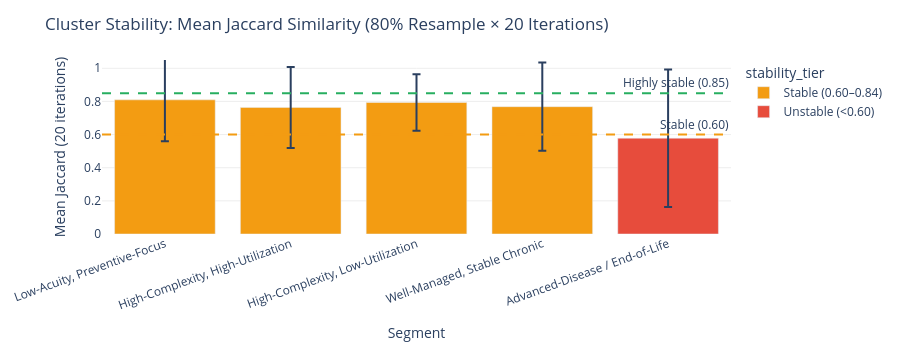

Here is the notebook cell this chart was saved with:
### Code cell
# Stability bar chart
stab_df = km_stability if comparison.chosen == 'kmeans' else gmm_stability
if 'segment_name' in chosen_profile.columns:
    stab_df = stab_df.merge(chosen_profile[['cluster', 'segment_name']], on='cluster', how='left')
    x_col = 'segment_name'
else:
    x_col = 'cluster'

fig_stab = px.bar(
    stab_df, x=x_col, y='mean_jaccard',
    error_y='std_jaccard',
    color='stability_tier',
    color_discrete_map={
        'Highly stable (≥0.85)': '#27ae60',
        'Stable (0.60–0.84)': '#f39c12',
        'Unstable (<0.60)': '#e74c3c',
    },
    labels={x_col: 'Segment', 'mean_jaccard': 'Mean Jaccard (20 iterations)'},
    title='Cluster Stability: Mean Jaccard Similarity (80% Resample × 20 Iterations)',
    height=350,
)
fig_stab.add_hline(y=0.85, line_dash='dash', line_color='#27ae60',
                    annotation_text='Highly stable (0.85)')
fig_stab.add_hline(y=0.60, line_dash='dash', line_color='#f39c12',
                    annotation_text='Stable (0.60)')
fig_stab.update_layout(plot_bgcolor='white', margin={'t': 60, 'b': 80},
                        xaxis_tickangle=-20)
fig_stab.update_yaxes(range=[0, 1.05], gridcolor='#eee')
fig_stab.show()
fig_stab.write_image('../briefing/figures/stability.png', width=900, height=380, scale=2)

### Figure 1 — Plotly figure (JSON) as saved in the notebook; plotly's stock layout.template omitted (floating-point values rounded to 4 significant figures)
{"data": [{"error_y": {"array": [0.2496, 0.2445, 0.1706, 0.2666]}, "hovertemplate": "stability_tier=Stable (0.60–0.84)<br>Segment=%{x}<br>Mean Jaccard (20 iterations)=%{y}<extra></extra>", "legendgroup": "Stable (0.60–0.84)", "marker": {"color": "#f39c12", "pattern": {"shape": ""}}, "name": "Stable (0.60–0.84)", "orientation": "v", "showlegend": true, "textposition": "auto", "type": "bar", "x": ["Low-Acuity, Preventive-Focus", "High-Complexity, High-Utilization", "High-Complexity, Low-Utilization", "Well-Managed, Stable Chronic"], "xaxis": "x", "y": [0.8094, 0.7638, 0.7935, 0.7683], "yaxis": "y"}, {"error_y": {"array": [0.4151]}, "hovertemplate": "stability_tier=Unstable (<0.60)<br>Segment=%{x}<br>Mean Jaccard (20 iterations)=%{y}<extra></extra>", "legendgroup": "Unstable (<0.60)", "marker": {"color": "#e74c3c", "pattern": {"shape": ""}}, "name": "Unstable (<0.60)", "orientation": "v", "showlegend": true, "textposition": "auto", "type": "bar", "x": ["Advanced-Disease / End-of-Life"], "xaxis": "x", "y": [0.5782], "yaxis": "y"}], "layout": {"annotations": [{"showarrow": false, "text": "Highly stable (0.85)", "x": 1, "xanchor": "right", "xref": "x domain", "y": 0.85, "yanchor": "bottom", "yref": "y"}, {"showarrow": false, "text": "Stable (0.60)", "x": 1, "xanchor": "right", "xref": "x domain", "y": 0.6, "yanchor": "bottom", "yref": "y"}], "barmode": "relative", "height": 350, "legend": {"title": {"text": "stability_tier"}, "tracegroupgap": 0}, "margin": {"b": 80, "t": 60}, "plot_bgcolor": "white", "shapes": [{"line": {"color": "#27ae60", "dash": "dash"}, "type": "line", "x0": 0, "x1": 1, "xref": "x domain", "y0": 0.85, "y1": 0.85, "yref": "y"}, {"line": {"color": "#f39c12", "dash": "dash"}, "type": "line", "x0": 0, "x1": 1, "xref": "x domain", "y0": 0.6, "y1": 0.6, "yref": "y"}], "title": {"text": "Cluster Stability: Mean Jaccard Similarity (80% Resample × 20 Iterations)"}, "xaxis": {"anchor": "y", "domain": [0.0, 1.0], "tickangle": -20, "title": {"text": "Segment"}}, "yaxis": {"anchor": "x", "domain": [0.0, 1.0], "gridcolor": "#eee", "range": [0, 1.05], "title": {"text": "Mean Jaccard (20 iterations)"}}}}
